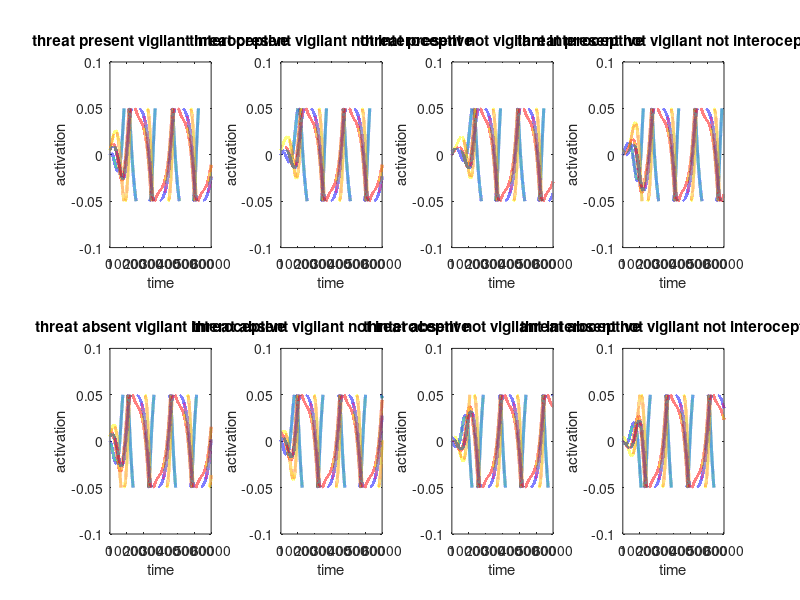

The MATLAB script that drew this image:
function tstats=bada_nn_tune_parameters(psychstates,graphics)
% conceptual model to show why / how we shut down
% conceptual mechanisms
%   we don't like internal or external pain
%   so we are vigilant for external pain until the internal pain of it becomes too much
%      and we shut down internal pain / experience

if nargin<1, psychstates={'wellregulated'}; end
if nargin<2, graphics=1; end

if ~iscell(psychstates)
  psychstates={psychstates};
end

%comment

global gwmat gstartstate ginstates typetest gmomentum;

tstats.psychstates=psychstates;
%%%%%%%%%%%%%%%%%%%%%%%%%%%%%%%%%%%%%%%%%%%%%%%%%%%%%%%%
%% initialize the network for healthy and ruminative and BADA people
nodenames={'threat','vigilance','avoidance','interoceptive'};
tstats.nodenames=nodenames;
% over the diagonal is feed forward
% under the diagonal is feed backward
%healthywmat=[ 1        .5        0        0   ;   % external threat
%              0         1       .5        0   ;   % Salience/vigilance/rum
%	          -1       -.5        1        0   ;   % avoidance/control
%              0        .5        0.3      1  ];   % interoception

momentum=.003;
timelimit=60000;
stimtime=60000;
% noisemag=0;
noisemag=0.000015;
%decvec=[0 -.0002 -.0002 0]; % natural decay in absence of stimuli
decvec=[0 0 0 0];
%noisemag=0.0001; % tiny noise completely changes the network - adds threat
                  % where there is none

%%%%%%%%%%%%%%%%%%%%%%%%%%%%%%%%%%%%%%%%%%%%%%%%%%%%%%%%%%%%%%%%
%% states we will model

% where we start - there should be eight combinations of possible scenarios
% because we have three different variables: so 2^3 = 8

startstate=[0  1  0.5  0.5 ; % threat present vigilant int
 	        0  1  0.5  0   ; % threat present vigilant not int
	        0  0  0.5  0.5 ; % threat present not vigilant int
	        0  0  0.5    0 ; % threat present not vigilant not int
            0  1  0.5  0.5 ; % threat absent vigilant int
	        0  1  0.5    0 ; % threat absent vigilant not int
            0  0  0.5  0.5 ; % threat absent not vigilant int
            0  0  0.5    0 ]; % threat absent not vigilant not int

instates=[.1 0 0 0 ; % threat present vigilant int
	      .1 0 0 0 ; % threat present vigilant not int
	      .1 0 0 0 ; % threat present not vigilant int
	      .1 0 0 0 ; % threat present vigilant
           0 0 0 0 ; % threat present not vigilant not int
	       0 0 0 0 ; % threat absent vigilant int
           0 0 0 0 ; % threat absent not vigilant int
           0 0 0 0 ]; % threat absent not vigilant not int

% used to denote what type of stimulus user is presented...
% criticism indicates that they will recieve threat at beginning and
% halfway through recording


% PROBLEM: Originally, if type='criticism' there would be an addition of
% criticism vector just at time=1 and time = 30000. However, in the fMRI
% study, criticism was presented for 18 scans, then 18 of rest, then 18
% criticism, then 18scans rest. So criticism vector should be added for
% time = [1,15000] and time= [30000,45000]. 

type = 'standard';

% where we start
% startstate=[0  0  0.5  0.5 ; % threat absent not vigilant w int
%  	        0  0  0.5  0.5 ; % threat present not vigilant w int
% 	        0  1  0.5  0.5 ; % threat absent vigilant w int
% 	        0  1  0.5    0 ; % threat present vigilant w/o int
%             0  0  0.5    0 ; % threat absent vigilant w/o int
% 	        0  0  0.5    0 ]; % threat present vigilant w/o int

% what comes in
% instates= [0 0 0 0 ; % threat absent not vigilant
% 	      .1 0 0 0 ; % threat present not vigilant
% 	       0 0 0 0 ; % threat absent vigilant
% 	      .1 0 0 0 ; % threat present vigilant
%            0 0 0 0 ; % threat absent vigilant
% 	      .1 0 0 0 ]; % threat present vigilant


instatenames={'threat present vigilant interoceptive','threat present vigilant not interoceptive','threat present not vigilant interoceptive','threat present not vigilant not interoceptive', 'threat absent vigilant interoceptive', 'threat absent vigilant not interoceptive','threat absent not vigilant interoceptive', 'threat absent not vigilant not interoceptive'};
%%%%%%%%%%%%%%%%%%%%%%%%%%%%%%%%%%%%%%%%%%%%%%%%%%%%%%%
wthreatthreat=[1 1];
wthreatvigilance=[1 2];
wthreatavoid=[1 3];
wvigilancethreat=[2 1];
wvigilancevigilance=[2 2];
wvigilanceavoid=[2 3];
wavoidthreat=[3 1];
wavoidvigilance=[3 2];
wavoidavoid=[3 3];
        % TO THESE NETWORKS
wmat=[  .9        .15        0       0   ;   % external threat
   	     0         .9      .25      .25   ;   % vigilance/salience       % FROM THESE NETWORKS
	  -.25       -.04       .9    -.1   ;   % avoidance/control
         0        .25       .15     .9  ];   % interoception

% startstate = 0.1 * startstate;
% wmat = 0.1 * wmat;
     
% wmat = [3.70145616563835,0.136906283054430,0.0115174868162189,-0.0294855359910754;
% -0.00988584731411681,-1.71513363284323,5.19167529558525,6.51258811638633;
% -0.0539579351498396,0.430802569672914,-9.33536831616034,1.29183903769569;
% 0.0267840673917464,1.68446897618756,2.38239390778934,-4.37898982259990];

for statenum=1:length(psychstates)
  statetouse=psychstates{statenum};
  switch statetouse
   case 'reactive'
    % clearly that is fairly extreme
    % suppose we want sustained low level vigilance, just enough control
    wmat(1,2)=.6; % increase threat-vigilance
   case 'depressed' % low prefrontal inhibition
    wmat(2,3)=.05; % decrease vigilance->avoidance
   case 'ruminative'
    wmat(2,2)=1; % increase autoconnectivity of vigilance
   case 'avoidant'
    wmat(2,3)=.4;
   case 'noisy' % same as reactive but with noise
    noisemag=.00005;
   case 'lowperceive'
    wmat(1,2)=.015;
   case 'lowvigilant'
    wmat(2,2)=.5;
   case 'overcontrol'
    wmat(2,3)=.4;
   case 'wellregulated'
   case 'useglobals'
    wmat=gwmat; startstate=gstartstate; instates=ginstates; type = typetest; momentum = gmomentum;
  end
end

tstats.wmat=wmat;



%%%%%%%%%%%%%%%%%%%%%%%%%%%%%%%%%%%%%%%%%%%%%%%%%%%%%%%%%%
%% Show the network's behavior


% healthy matrix
if graphics, figure(1); clf; end
for instate=1:size(instates,1)
  percept=squeeze(3.*momentum.*instates(instate,:));
  noisevec=noisemag.*(randn(1,length(percept))-.5);
  invec(1,:)=startstate(instate,:);
  for time=2:timelimit
    if time==(stimtime/2) && (strcmp(type,'criticism'))
        criticism = [0.1 0 0 0];
        disp(slimit(decvec+noisevec+percept+(1-momentum).*invec(time-1,:)+(momentum.*((wmat'*invec(time-1,:)'))')))
        disp(slimit(decvec+noisevec+percept+(1-momentum).*invec(time-1,:)+(momentum.*((wmat'*invec(time-1,:)'))') + momentum.*criticism))
        invec(time,:)=slimit(decvec+noisevec+percept+(1-momentum).*invec(time-1,:)+(momentum.*((wmat'*invec(time-1,:)'))') + momentum.*criticism);
    elseif time<stimtime
      invec(time,:)=slimit(decvec+noisevec+percept+(1-momentum).*invec(time-1,:)+(momentum.*((wmat'*invec(time-1,:)'))'));
    else
      invec(time,:)=slimit(decvec+noisevec+(1-momentum).*invec(time-1,:)+(momentum.*((wmat'*invec(time-1,:)'))'));
    end
  end
  invec = 0.01 * invec;
  if graphics
    subplot(2,4,instate);
    plotinvec(invec,timelimit);
    title(instatenames{instate});
    allinvecs(instate,:,:)=invec;
  end
  % rows of proptime are the different possible states('no threat vigilant
  % interoceptive', etc.). Columns are each network (executive, interoceptive, etc) 
  for nodenum=1:size(invec,2)
    tstats.proptime0(instate,nodenum)=length(find(invec(:,nodenum)==0))./size(invec,1); %proportion of time in 0
    tstats.proptime1(instate,nodenum)=length(find(invec(:,nodenum)>1))./size(invec,1); % proportion of time in 1
    tstats.proptime2(instate,nodenum)=length(find(invec(:,nodenum)==2))./size(invec,1); % proportion of time at 2
    tstats.AUC(instate,nodenum)=sum(invec(:,nodenum))./size(invec,1);
  end
  
end
%legend(nodenames);
tstats.invec=invec;
%%%%%%%%%%%%%%%%%%%%%%%%%%%%%%%%%%%%%%
% implementing hard limit in which there is a high upper threshold on activation in the model
% and a low limit on negative activation (inhibition). This is neurally feasible as it represents 
% neural systems in which there is a low basal firing rate which can decrease somewhat but once a 
% neuron stops firing there is nowhere lower for it to go


function[logval]=slimit(x,thresh,negthresh) 
if nargin<2, thresh=5; end
if nargin<3, negthresh=-5; end % was -.75
logval=min(max(x,negthresh),thresh);


%%%%%%%%%%%%%%%%%%%%%%%%%%%%%%%%%%%%%%%
% function that plots out the network
function plotinvec(net,timelimit)
if nargin<2, timelimit=size(net,2); end
h=plot(net);
set(h,'LineWidth',2.14);
xlabel('time');
ylabel('activation');
hold on
plot([0 timelimit],[1 1],'k:');
% axis([0 timelimit -.2 2.2]);
axis([0 timelimit -0.1 0.1]);
